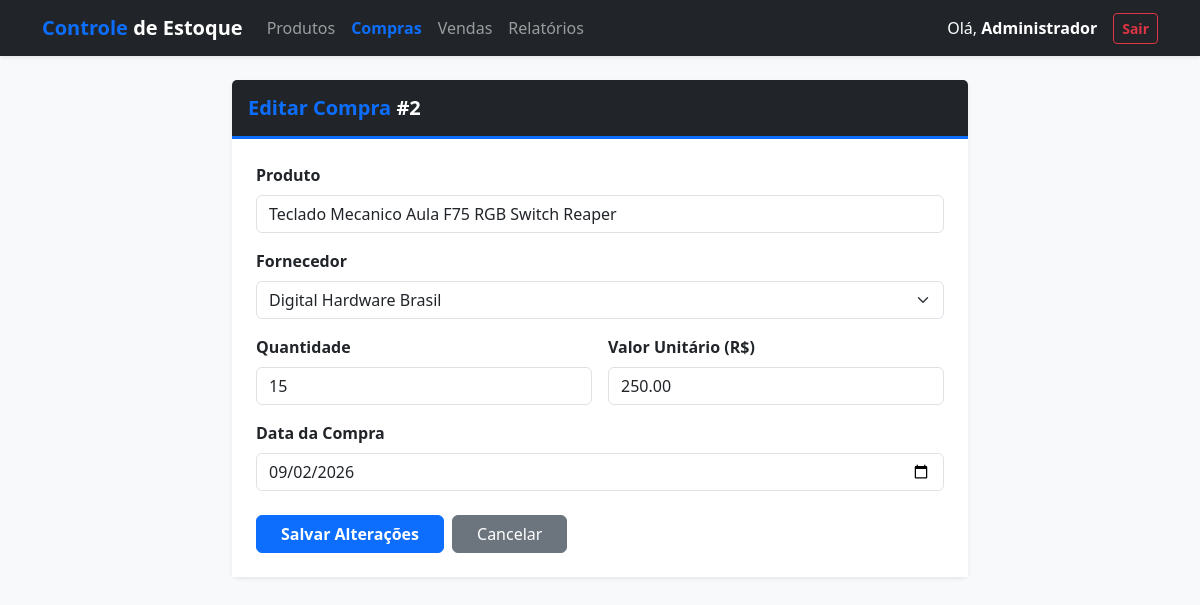
/editar_compra.php?id=2 (signed in), run on the app's committed database.
### tables this page shows
CREATE TABLE ITENS_COMPRAS (
    cd_item_compra INT NOT NULL AUTO_INCREMENT PRIMARY KEY,
    cd_compra INT NOT NULL,
    cd_produto INT NOT NULL,
    qt_produto INT NOT NULL,
    vl_unitario DECIMAL(10,2) NOT NULL,
    vl_total DECIMAL(10,2) NOT NULL,

    FOREIGN KEY (cd_compra)
        REFERENCES COMPRAS(cd_compra),

    FOREIGN KEY (cd_produto)
        REFERENCES PRODUTOS(cd_produto)
);

CREATE TABLE COMPRAS (
    cd_compra INT NOT NULL AUTO_INCREMENT PRIMARY KEY,
    dt_compra DATE NOT NULL,
    vl_total DECIMAL(10,2) NOT NULL,
    cd_fornecedor INT NOT NULL,
    cd_usuario INT NOT NULL,

    FOREIGN KEY (cd_fornecedor)
        REFERENCES FORNECEDORES(cd_fornecedor),

    FOREIGN KEY (cd_usuario)
        REFERENCES USUARIOS(cd_usuario)
);

CREATE TABLE PRODUTOS (
    cd_produto INT NOT NULL AUTO_INCREMENT PRIMARY KEY,
    nm_produto VARCHAR(100) NOT NULL,
    ds_produto VARCHAR(200),
    vl_custo DECIMAL(10,2) NOT NULL,
    vl_venda DECIMAL(10,2) NOT NULL,
    qt_estoque INT NOT NULL DEFAULT 0,
    qt_estoque_minimo INT NOT NULL DEFAULT 0,
    cd_categoria INT NOT NULL,
    cd_fornecedor INT NOT NULL,

    FOREIGN KEY (cd_categoria)
        REFERENCES CATEGORIAS(cd_categoria),

    FOREIGN KEY (cd_fornecedor)
        REFERENCES FORNECEDORES(cd_fornecedor)
);

CREATE TABLE FORNECEDORES (
    cd_fornecedor INT NOT NULL AUTO_INCREMENT PRIMARY KEY,
    nm_fornecedor VARCHAR(80) NOT NULL,
    ds_cnpj VARCHAR(18) NOT NULL,
    ds_telefone VARCHAR(20),
    ds_email VARCHAR(80),
    ds_endereco VARCHAR(120)
);

### editar_compra.php (the view, shortened to what this page needs)
<?php
require_once "conexao.php";
$id = isset($_GET['id']) ? intval($_GET['id']) : 0;
$stmt = $pdo->prepare("
    SELECT c.cd_compra, c.dt_compra, c.vl_total, c.cd_fornecedor,
           p.cd_produto, p.nm_produto,
           ic.cd_item_compra, ic.qt_produto, ic.vl_unitario
    FROM compras c
    JOIN itens_compras ic ON c.cd_compra = ic.cd_compra
    JOIN produtos p ON ic.cd_produto = p.cd_produto
    WHERE c.cd_compra = ?
");
$stmt->execute([$id]);
$compra = $stmt->fetch(PDO::FETCH_ASSOC);
$fornecedores = $pdo->query("SELECT * FROM fornecedores ORDER BY nm_fornecedor ASC")->fetchAll(PDO::FETCH_ASSOC);
?>
<!DOCTYPE html>
<html lang="pt-BR">
<head>
    <link href="https://cdn.jsdelivr.net/npm/bootstrap@5.3.3/dist/css/bootstrap.min.css" rel="stylesheet">
</head>
<body class="bg-light">
<nav class="navbar navbar-expand-lg navbar-dark bg-dark shadow-sm mb-4">
    <div class="container">
        <a class="navbar-brand fw-bold" href="index.php"><span class="text-primary">Controle</span> de Estoque</a>
        <div class="collapse navbar-collapse" id="menu">
            <ul class="navbar-nav me-auto mb-2 mb-lg-0">
                <li class="nav-item"><a class="nav-link" href="index.php">Produtos</a></li>
                <li class="nav-item"><a class="nav-link active fw-bold text-primary" href="compras.php">Compras</a></li>
                <li class="nav-item"><a class="nav-link" href="vendas.php">Vendas</a></li>
                <li class="nav-item"><a class="nav-link" href="relatorios.php">Relatórios</a></li>
            </ul>
            <div class="d-flex align-items-center">
                <span class="text-white me-3">Olá, <strong><?php echo htmlspecialchars($_SESSION['usuario']); ?></strong></span>
                <a href="logout.php" class="btn btn-outline-danger btn-sm fw-bold">Sair</a>
            </div>
        </div>
    </div>
</nav>
<div class="container mb-5">
    <div class="row justify-content-center">
        <div class="col-md-8">
            <div class="card shadow-sm border-0">
                <div class="card-header bg-dark text-white py-3 border-bottom border-primary border-3">
                    <h5 class="mb-0 fw-bold"><span class="text-primary">Editar Compra</span> #<?php echo $compra['cd_compra']; ?></h5>
                </div>
                <div class="card-body p-4 bg-white">
                    <form method="POST" action="editar_compra.php">
                        <div class="mb-3">
                            <label class="form-label fw-bold text-dark">Produto</label>
                            <input type="text" class="form-control" value="<?php echo htmlspecialchars($compra['nm_produto']); ?>" readonly>
                        </div>
                        <div class="mb-3">
                            <label class="form-label fw-bold text-dark">Fornecedor</label>
                            <select class="form-select" name="fornecedor" required>
                                <?php foreach ($fornecedores as $f): ?>
                                    <option value="<?php echo $f['cd_fornecedor']; ?>" <?php echo ($f['cd_fornecedor'] == $compra['cd_fornecedor']) ? 'selected' : ''; ?>>
                                        <?php echo htmlspecialchars($f['nm_fornecedor']); ?>
                                    </option>
                                <?php endforeach; ?>
                            </select>
                        </div>
                        <div class="row g-3 mb-3">
                            <div class="col-md-6">
                                <label class="form-label fw-bold text-dark">Quantidade</label>
                                <input type="number" min="1" name="quantidade" class="form-control" value="<?php echo $compra['qt_produto']; ?>" required>
                            </div>
                            <div class="col-md-6">
                                <label class="form-label fw-bold text-dark">Valor Unitário (R$)</label>
                                <input type="number" step="0.01" name="valor_unitario" class="form-control" value="<?php echo $compra['vl_unitario']; ?>" required>
                            </div>
                        </div>
                        <div class="mb-4">
                            <label class="form-label fw-bold text-dark">Data da Compra</label>
                            <input type="date" name="data" class="form-control" value="<?php echo $compra['dt_compra']; ?>" required>
                        </div>
                        <div class="d-flex gap-2">
                            <button type="submit" class="btn btn-primary fw-bold px-4">Salvar Alterações</button>
                            <a href="compras.php" class="btn btn-secondary px-4">Cancelar</a>
                        </div>
                    </form>
                </div>
            </div>
        </div>
    </div>
</div>
</body>
</html>

### data on the page
itens_compras: cd_compra.cd_compra "2", cd_produto.nm_produto "Teclado Mecanico Aula F75 RGB Switch Reaper", quantidade "15", valor_unitario "250.00", data "09/02/2026"
compras: fornecedor "Digital Hardware Brasil"

### other printed values
$_SESSION['usuario'] "Administrador"
